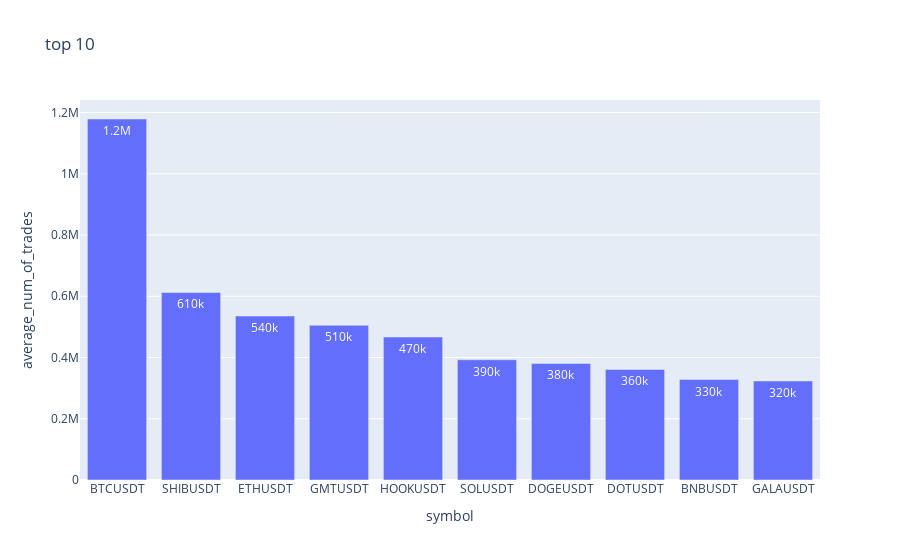

The notebook cell saved with this chart:
### Code cell
px.bar(top_10_ave_num_of_trades, x='symbol', y='average_num_of_trades', title="top 10", text_auto='.2s')

### Figure 1 — Plotly figure (JSON) as saved in the notebook; plotly's stock layout.template omitted (floating-point values rounded to 4 significant figures)
{"data": [{"alignmentgroup": "True", "hovertemplate": "symbol=%{x}<br>average_num_of_trades=%{y}<extra></extra>", "legendgroup": "", "marker": {"color": "#636efa", "pattern": {"shape": ""}}, "name": "", "offsetgroup": "", "orientation": "v", "showlegend": false, "textposition": "auto", "texttemplate": "%{y:.2s}", "type": "bar", "x": ["BTCUSDT", "SHIBUSDT", "ETHUSDT", "GMTUSDT", "HOOKUSDT", "SOLUSDT", "DOGEUSDT", "DOTUSDT", "BNBUSDT", "GALAUSDT"], "xaxis": "x", "y": [1179000.0, 612400.0, 535600.0, 505000.0, 466904, 392700.0, 380600.0, 361000.0, 328100.0, 323500.0], "yaxis": "y"}], "layout": {"barmode": "relative", "legend": {"tracegroupgap": 0}, "title": {"text": "top 10"}, "xaxis": {"anchor": "y", "domain": [0, 1], "title": {"text": "symbol"}}, "yaxis": {"anchor": "x", "domain": [0, 1], "title": {"text": "average_num_of_trades"}}}}
